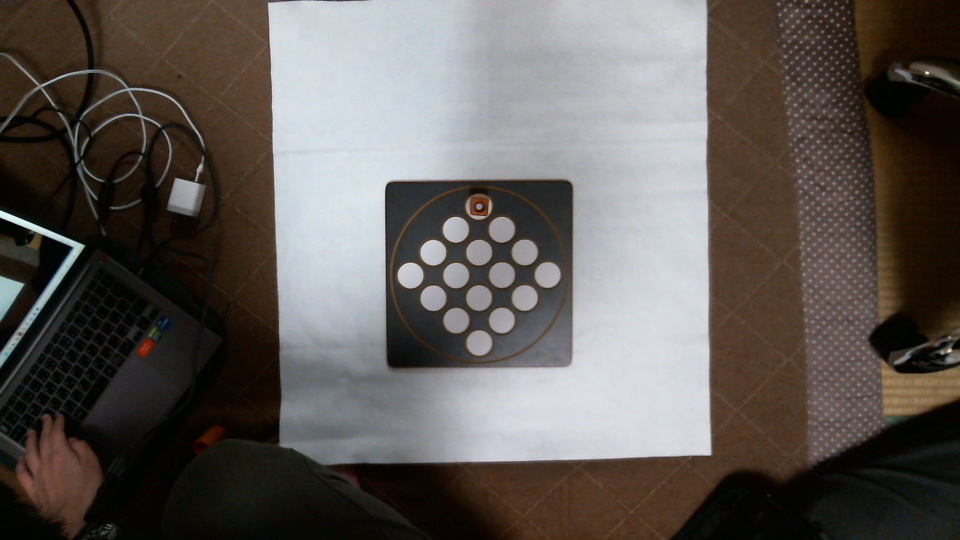
#> input picture ai/Ktuarto-develop/python/captured_images/20250210_205745/square/original_square.jpg, 1920 x 1080 px, given in place of the camera (shown at 1/2 size)
$ python image_sho_tra.py
#> lines starting #> are read from the running program, lines starting #| are printed output that depends on the picture
import cv2
import numpy as np
import os
from datetime import datetime
import math
from matplotlib import pyplot as plt

def create_overlay(shape, overlay_type):
    overlay = np.zeros(shape, dtype=np.uint8)
    height, width = shape[:2]

    if overlay_type == 0:
        # 正方形オーバーレイ
        size = min(width, height) // 2
        top_left = ((width - size) // 2, (height - size) // 2)
        bottom_right = (top_left[0] + size, top_left[1] + size)
        color = (0, 255, 0)  # 緑色
        cv2.rectangle(overlay, top_left, bottom_right, color, -1)
    else:
        # 台形オーバーレイ
        pts = np.array([
            [660, 80],
            [610, 680],
            [1310, 680],
            [1260, 80]
        ], np.int32)
        color = (0, 0, 255)  # 赤色
        cv2.fillPoly(overlay, [pts], color)

    return cv2.addWeighted(overlay, 0.3, np.zeros_like(overlay), 0, 0)

# [185 lines left out: functions save_image, angle, findSquares, getLargestSquare, orderPoints, perspectiveTransform and 2 more, not called in this run]

def main():
    camera_index = 0  # カメラのインデックスを適切に設定してください
    cap = cv2.VideoCapture(camera_index)
    cap.set(cv2.CAP_PROP_FRAME_WIDTH, 1920)
    cap.set(cv2.CAP_PROP_FRAME_HEIGHT, 1080)

    base_save_dir = "captured_images"
    os.makedirs(base_save_dir, exist_ok=True)

    overlay_type = 0  # 0: 正方形, 1: 台形

    while True:
        ret, frame = cap.read()
#> frame is the input picture: shape (1080, 1920, 3); mean B, G, R 86.5, 90.3, 96
        if not ret:
            break

        overlay = create_overlay(frame.shape, overlay_type)
#> in create_overlay, `cv2.rectangle(overlay, top_left, bottom_right, color, -1)`:
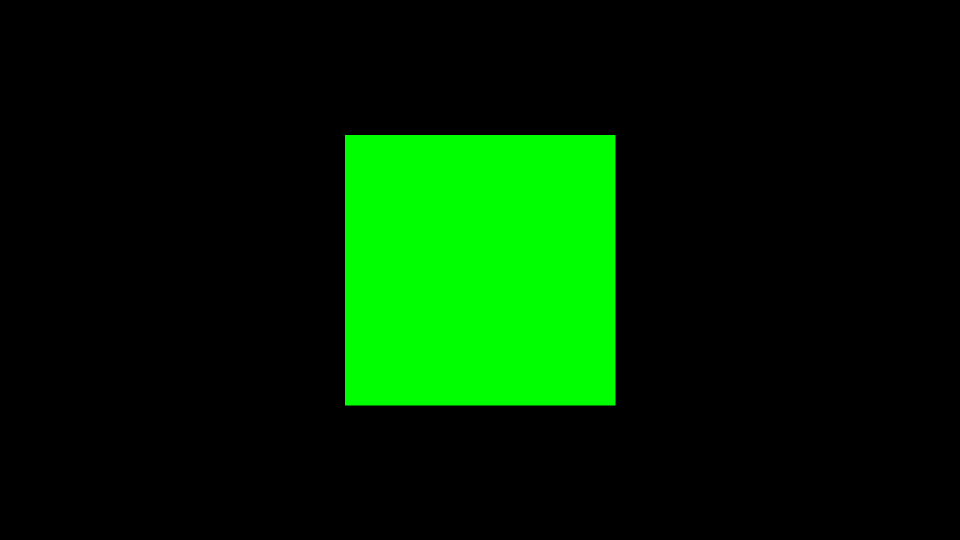
#> overlay: shape (1080, 1920, 3) (shown at 1/2 size); mean of channels 0, 1, 2 0, 36, 0; drawn as B, G, R
        frame_overlaid = cv2.add(frame, overlay)
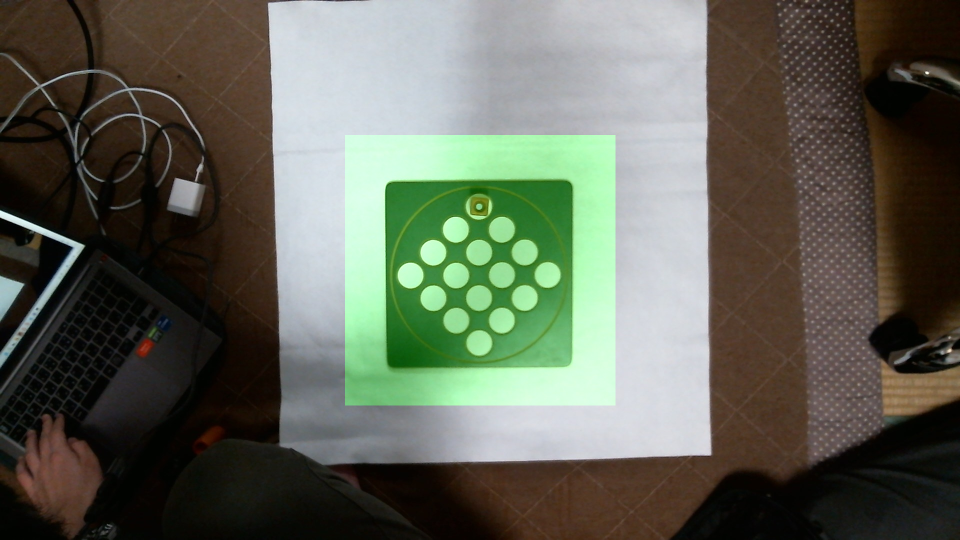
#> frame_overlaid: shape (1080, 1920, 3) (shown at 1/2 size); mean B, G, R 86.5, 99.7, 96

        cv2.namedWindow('Camera with Overlay', cv2.WINDOW_NORMAL)
        cv2.imshow('Camera with Overlay', cv2.resize(frame_overlaid, (960, 540)))
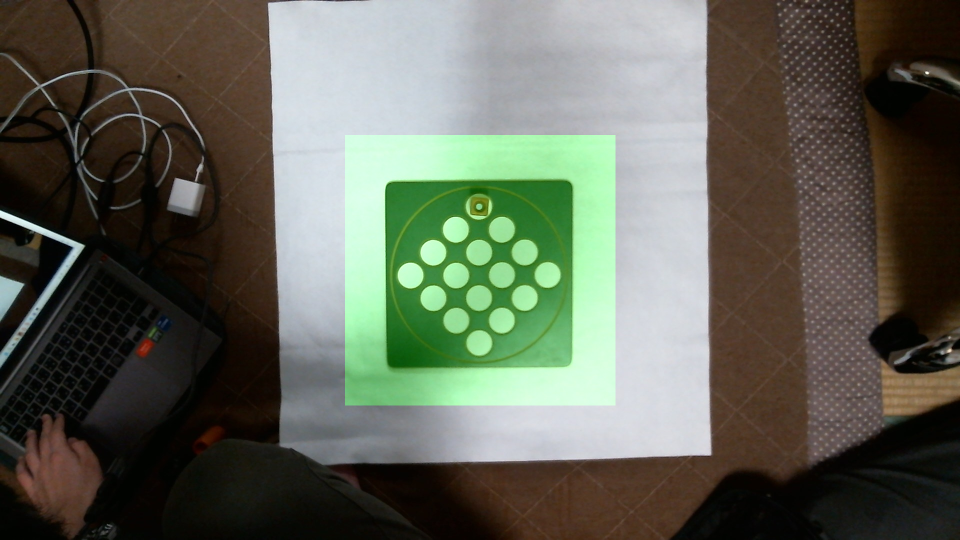
#> window 'Camera with Overlay': shape (540, 960, 3); mean B, G, R 86.6, 99.8, 96.1

        key = cv2.waitKey(1) & 0xFF
#> (key q is pressed here)
        if key == ord('q'):
            break
        elif key == ord('s'):
            original_path = save_image(frame, base_save_dir, overlay_type, True)
            save_image(frame_overlaid, base_save_dir, overlay_type, False)
            process_image(original_path, overlay_type)
        elif key == ord('o'):
            overlay_type = (overlay_type + 1) % 2
            print(f"オーバーレイを切り替えました: {'正方形' if overlay_type == 0 else '台形'}")

    cap.release()
    cv2.destroyAllWindows()

if __name__ == "__main__":
    main()
